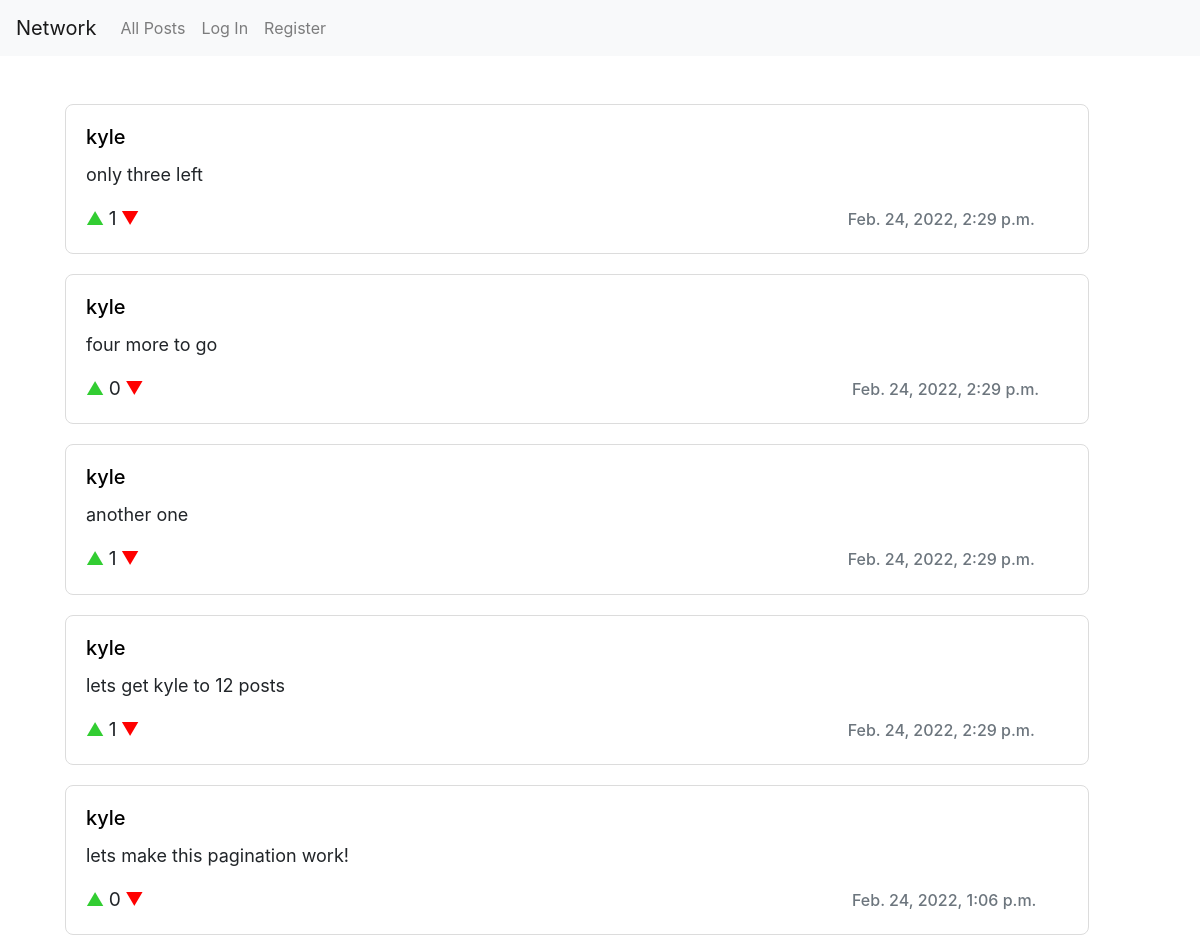
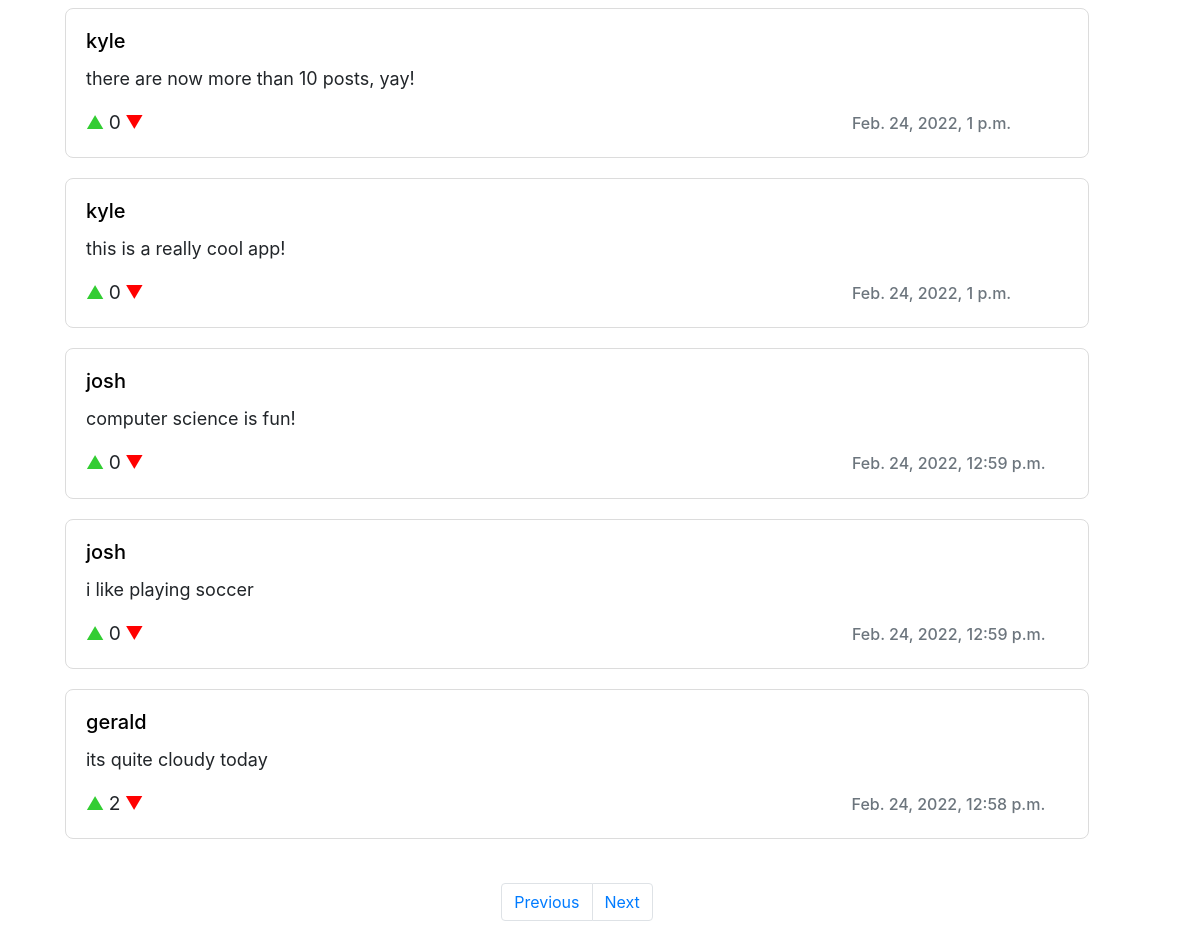
/page/2, run on the app's committed database (2 pictures, top to bottom).
### network/models.py (models this page shows)
class Posts(models.Model):
	user = models.ForeignKey(User, on_delete=models.CASCADE)
	dateandtime = models.DateTimeField()
	text = models.TextField(max_length=560)
	likes = models.PositiveIntegerField(default=0)

class User(AbstractUser):
    pass

### network/views.py (the view)
# urls.py: path("page/<int:page_num>", views.page, name="page"),
def page(request, page_num):
    next_page = page_num + 1
    previous_page = page_num - 1
    current_user = request.user
    all_posts = Posts.objects.all().order_by('-dateandtime')
    p = Paginator(all_posts, 10)
    number_of_pages = p.num_pages
    if not page_num:
        posts = p.page(1)
    else:
        posts = p.page(page_num)
    if page_num == 1:
        first_page = True
    else:
        first_page = False
    if page_num >= number_of_pages:
        last_page = True
    else:
        last_page = False
    context = {
        "posts": posts,
        "current_user": current_user,
        "last_page": last_page,
        "first_page": first_page,
        "p": p,
        "current_page": page_num,
        "next_page": next_page,
        "previous_page": previous_page,
    }
    return render(request, "network/index.html", context)

### network/templates/network/index.html (shortened to what this page needs)
{% extends "network/layout.html" %}
{% block body %}
<br><br>
{% for post in posts %}
<div class="card" style="width: 64rem; margin: 0 0 20px 20px; border-radius: 8px; border-color: gainsboro;">
    <div class="card-body">
      <a href="/profile/{{post.user.id}}" id="usernamelink" style="text-decoration: none; color: black;">
          <h5 class="card-title">{{post.user.username}}</h5>
      </a>
      <p class="card-text" style="font-size:large;">{{post.text}}</p>
      <div style="display:inline-block;"><a href="#!" onclick="like('{{ post.id }}')" id="like_button" class="card-link" style="font-size:large; color: limegreen;">▲</a></div>
      <div style="display:inline-block;"><p id="like_count{{post.id}}" class="card-text" style="font-size: larger;">{{post.likes}}</p></div>
      <div style="display:inline-block;"><a href="#!" onclick="unlike('{{ post.id }}')" id="dislike_button" class="card-link" style="font-size:large; color: red;">▼</a></div>
      <div style="display:inline-block; margin-left:44rem;"><h6 class="card-subtitle mb-1 text-muted">{{post.dateandtime}}</h6></div>
    </div>
  </div>
{% endfor %}
<br>
<div style="width: 64rem; margin: 0 0 20px 20px;">
  <div style="display: flex; justify-content: center;">
    <nav aria-label="Page navigation example">
      <ul class="pagination">
        {% if first_page %}
        <li class="page-item disabled"><a class="page-link" href="/page/{{previous_page}}">Previous</a></li>
        {% else %}
        <li class="page-item "><a class="page-link" href="/page/{{previous_page}}">Previous</a></li>
        {% endif %}
        {% if last_page %}
        <li class="page-item disabled"><a class="page-link" href="/page/{{next_page}}">Next</a></li>
        {% else %}
        <li class="page-item"><a class="page-link" href="/page/{{next_page}}">Next</a></li>
        {% endif %}
      </ul>
    </nav>
  </div>
</div>
<br><br><br>
{% endblock %}

### data on the page
Posts: user.username "kyle", text "only three left", likes "1", dateandtime "Feb. 24, 2022, 2:29 p.m."
Posts: user.username "kyle", text "four more to go", likes "0", dateandtime "Feb. 24, 2022, 2:29 p.m."
Posts: user.username "kyle", text "another one", likes "1", dateandtime "Feb. 24, 2022, 2:29 p.m."
Posts: user.username "kyle", text "lets get kyle to 12 posts", likes "1", dateandtime "Feb. 24, 2022, 2:29 p.m."
Posts: user.username "kyle", text "lets make this pagination work!", likes "0", dateandtime "Feb. 24, 2022, 1:06 p.m."
Posts: user.username "kyle", text "there are now more than 10 posts, yay!", likes "0", dateandtime "Feb. 24, 2022, 1 p.m."
Posts: user.username "kyle", text "this is a really cool app!", likes "0", dateandtime "Feb. 24, 2022, 1 p.m."
Posts: user.username "josh", text "computer science is fun!", likes "0", dateandtime "Feb. 24, 2022, 12:59 p.m."
Posts: user.username "josh", text "i like playing soccer", likes "0", dateandtime "Feb. 24, 2022, 12:59 p.m."
Posts: user.username "gerald", text "its quite cloudy today", likes "2", dateandtime "Feb. 24, 2022, 12:58 p.m."
